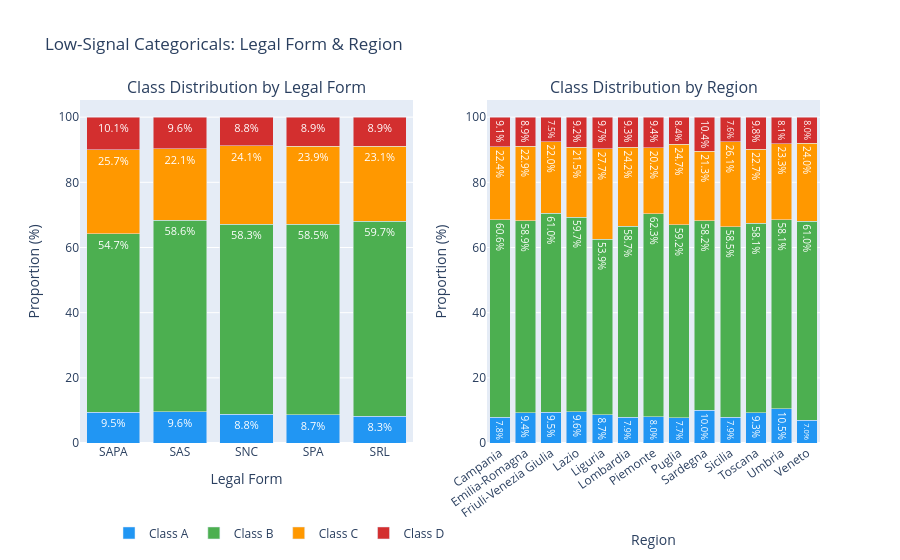

This figure's notebook cell:
### Code cell
fig = make_subplots(
    rows=1, cols=2,
    subplot_titles=["Class Distribution by Legal Form", "Class Distribution by Region"]
)

# --- Legal Form ---
legal = pd.crosstab(train_df["legal_form"], train_df[TARGET], normalize="index")[CLASSES]

for cls in CLASSES:
    fig.add_trace(go.Bar(
        name=f"Class {cls}",
        x=legal.index.tolist(),
        y=(legal[cls] * 100).tolist(),
        marker_color=colors[cls],
        text=[f"{v*100:.1f}%" for v in legal[cls]],
        textposition="inside",
        textfont=dict(color="white", size=11),
        showlegend=True,
        legendgroup=cls,
    ), row=1, col=1)

# --- Region ---
region = pd.crosstab(train_df["region"], train_df[TARGET], normalize="index")[CLASSES]

for cls in CLASSES:
    fig.add_trace(go.Bar(
        name=f"Class {cls}",
        x=region.index.tolist(),
        y=(region[cls] * 100).tolist(),
        marker_color=colors[cls],
        text=[f"{v*100:.1f}%" for v in region[cls]],
        textposition="inside",
        textfont=dict(color="white", size=10),
        showlegend=False,
        legendgroup=cls,
    ), row=1, col=2)

fig.update_layout(
    barmode="stack",
    title={"text": (
        "Low-Signal Categoricals: Legal Form & Region"
        "<br><span style='font-size:16px;font-weight:normal;'>"
        
    )},
    legend=dict(orientation="h", yanchor="top", y=-0.22, xanchor="right", x=0.5),
)

fig.update_xaxes(title_text="Legal Form", row=1, col=1)
fig.update_xaxes(title_text="Region", tickangle=-35, row=1, col=2)
fig.update_yaxes(title_text="Proportion (%)", row=1, col=1)
fig.update_yaxes(title_text="Proportion (%)", row=1, col=2)

fig.show()

### Figure 1 — Plotly figure (JSON) as saved in the notebook; plotly's stock layout.template omitted (floating-point values rounded to 4 significant figures)
{"data": [{"legendgroup": "A", "marker": {"color": "#2196f3"}, "name": "Class A", "showlegend": true, "text": ["9.5%", "9.6%", "8.8%", "8.7%", "8.3%"], "textfont": {"color": "white", "size": 11}, "textposition": "inside", "type": "bar", "x": ["SAPA", "SAS", "SNC", "SPA", "SRL"], "xaxis": "x", "y": [9.497, 9.645, 8.795, 8.662, 8.28], "yaxis": "y"}, {"legendgroup": "B", "marker": {"color": "#4caf50"}, "name": "Class B", "showlegend": true, "text": ["54.7%", "58.6%", "58.3%", "58.5%", "59.7%"], "textfont": {"color": "white", "size": 11}, "textposition": "inside", "type": "bar", "x": ["SAPA", "SAS", "SNC", "SPA", "SRL"], "xaxis": "x", "y": [54.75, 58.65, 58.31, 58.47, 59.72], "yaxis": "y"}, {"legendgroup": "C", "marker": {"color": "#ff9800"}, "name": "Class C", "showlegend": true, "text": ["25.7%", "22.1%", "24.1%", "23.9%", "23.1%"], "textfont": {"color": "white", "size": 11}, "textposition": "inside", "type": "bar", "x": ["SAPA", "SAS", "SNC", "SPA", "SRL"], "xaxis": "x", "y": [25.7, 22.06, 24.1, 23.95, 23.13], "yaxis": "y"}, {"legendgroup": "D", "marker": {"color": "#d32f2f"}, "name": "Class D", "showlegend": true, "text": ["10.1%", "9.6%", "8.8%", "8.9%", "8.9%"], "textfont": {"color": "white", "size": 11}, "textposition": "inside", "type": "bar", "x": ["SAPA", "SAS", "SNC", "SPA", "SRL"], "xaxis": "x", "y": [10.06, 9.645, 8.795, 8.917, 8.864], "yaxis": "y"}, {"legendgroup": "A", "marker": {"color": "#2196f3"}, "name": "Class A", "showlegend": false, "text": ["7.8%", "9.4%", "9.5%", "9.6%", "8.7%", "7.9%", "8.0%", "7.7%", "10.0%", "7.9%", "9.3%", "10.5%", "7.0%"], "textfont": {"color": "white", "size": 10}, "textposition": "inside", "type": "bar", "x": ["Campania", "Emilia-Romagna", "Friuli-Venezia Giulia", "Lazio", "Liguria", "Lombardia", "Piemonte", "Puglia", "Sardegna", "Sicilia", "Toscana", "Umbria", "Veneto"], "xaxis": "x2", "y": [7.835, 9.359, 9.5, 9.612, 8.728, 7.87, 8.04, 7.741, 10.04, 7.906, 9.293, 10.48, 7.021], "yaxis": "y2"}, {"legendgroup": "B", "marker": {"color": "#4caf50"}, "name": "Class B", "showlegend": false, "text": ["60.6%", "58.9%", "61.0%", "59.7%", "53.9%", "58.7%", "62.3%", "59.2%", "58.2%", "58.5%", "58.1%", "58.1%", "61.0%"], "textfont": {"color": "white", "size": 10}, "textposition": "inside", "type": "bar", "x": ["Campania", "Emilia-Romagna", "Friuli-Venezia Giulia", "Lazio", "Liguria", "Lombardia", "Piemonte", "Puglia", "Sardegna", "Sicilia", "Toscana", "Umbria", "Veneto"], "xaxis": "x2", "y": [60.61, 58.89, 61, 59.75, 53.87, 58.66, 62.31, 59.21, 58.23, 58.46, 58.11, 58.1, 61.04], "yaxis": "y2"}, {"legendgroup": "C", "marker": {"color": "#ff9800"}, "name": "Class C", "showlegend": false, "text": ["22.4%", "22.9%", "22.0%", "21.5%", "27.7%", "24.2%", "20.2%", "24.7%", "21.3%", "26.1%", "22.7%", "23.3%", "24.0%"], "textfont": {"color": "white", "size": 10}, "textposition": "inside", "type": "bar", "x": ["Campania", "Emilia-Romagna", "Friuli-Venezia Giulia", "Lazio", "Liguria", "Lombardia", "Piemonte", "Puglia", "Sardegna", "Sicilia", "Toscana", "Umbria", "Veneto"], "xaxis": "x2", "y": [22.42, 22.89, 22, 21.46, 27.68, 24.17, 20.23, 24.69, 21.29, 26.06, 22.75, 23.33, 23.97], "yaxis": "y2"}, {"legendgroup": "D", "marker": {"color": "#d32f2f"}, "name": "Class D", "showlegend": false, "text": ["9.1%", "8.9%", "7.5%", "9.2%", "9.7%", "9.3%", "9.4%", "8.4%", "10.4%", "7.6%", "9.8%", "8.1%", "8.0%"], "textfont": {"color": "white", "size": 10}, "textposition": "inside", "type": "bar", "x": ["Campania", "Emilia-Romagna", "Friuli-Venezia Giulia", "Lazio", "Liguria", "Lombardia", "Piemonte", "Puglia", "Sardegna", "Sicilia", "Toscana", "Umbria", "Veneto"], "xaxis": "x2", "y": [9.14, 8.855, 7.5, 9.187, 9.726, 9.3, 9.422, 8.368, 10.44, 7.572, 9.847, 8.095, 7.962], "yaxis": "y2"}], "layout": {"annotations": [{"font": {"size": 16}, "showarrow": false, "text": "Class Distribution by Legal Form", "x": 0.225, "xanchor": "center", "xref": "paper", "y": 1, "yanchor": "bottom", "yref": "paper"}, {"font": {"size": 16}, "showarrow": false, "text": "Class Distribution by Region", "x": 0.775, "xanchor": "center", "xref": "paper", "y": 1, "yanchor": "bottom", "yref": "paper"}], "barmode": "stack", "legend": {"orientation": "h", "x": 0.5, "xanchor": "right", "y": -0.22, "yanchor": "top"}, "title": {"text": "Low-Signal Categoricals: Legal Form & Region<br><span style='font-size:16px;font-weight:normal;'>"}, "xaxis": {"anchor": "y", "domain": [0, 0.45], "title": {"text": "Legal Form"}}, "xaxis2": {"anchor": "y2", "domain": [0.55, 1], "tickangle": -35, "title": {"text": "Region"}}, "yaxis": {"anchor": "x", "domain": [0, 1], "title": {"text": "Proportion (%)"}}, "yaxis2": {"anchor": "x2", "domain": [0, 1], "title": {"text": "Proportion (%)"}}}}
